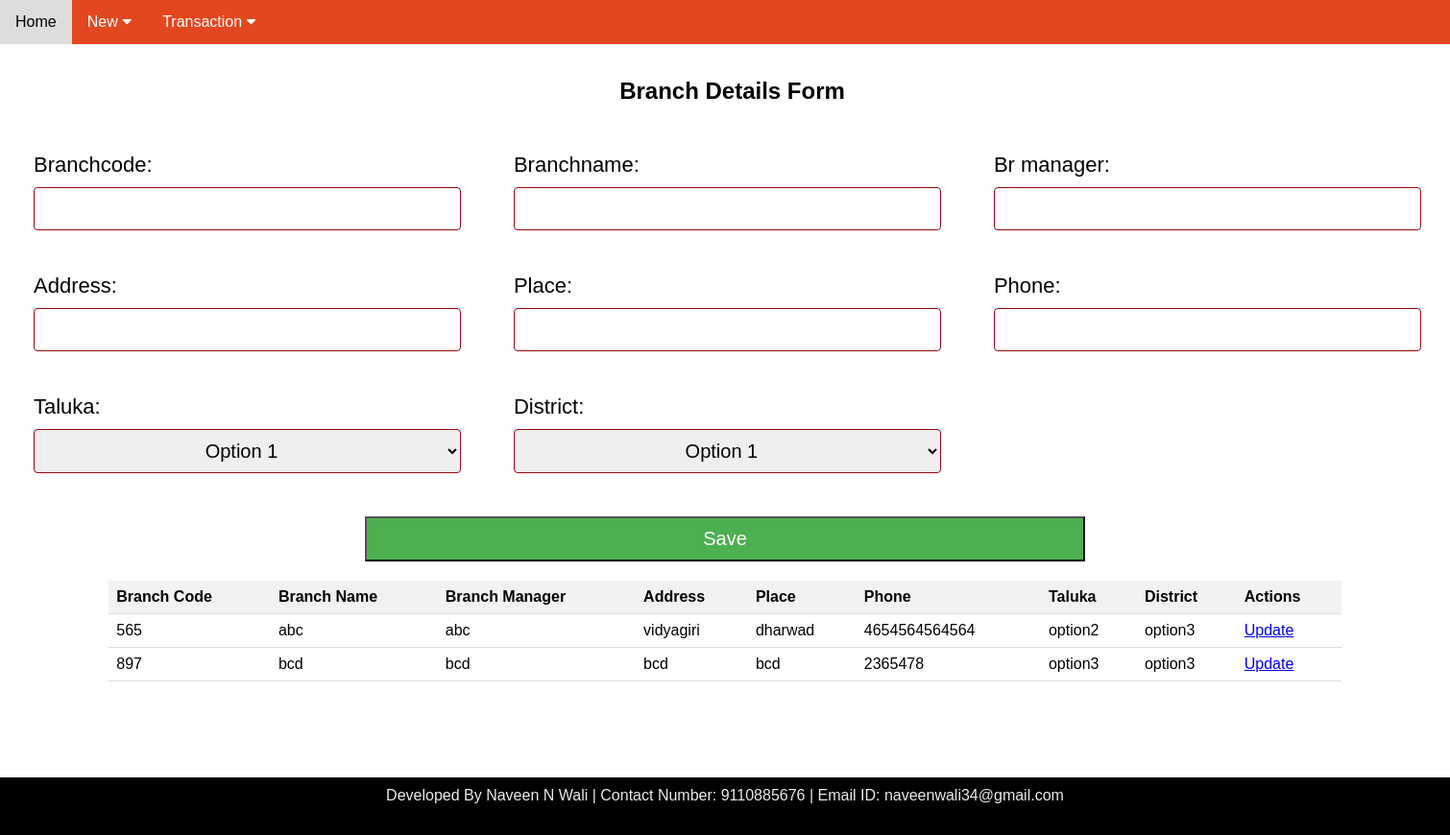
/branch/, run on the app's committed database.
### shgapp/models.py (models this page shows, shortened)
class BranchDetails(models.Model):
    branchcode = models.BigIntegerField()
    branchname = models.CharField(max_length=255)
    br_manager = models.CharField(max_length=255)
    address = models.CharField(max_length=255)
    place = models.CharField(max_length=255)
    phone = models.BigIntegerField()
    taluka = models.CharField(max_length=255)
    district = models.CharField(max_length=255)

### shgapp/views.py (the view)
# urls.py: path('branch/', views.create_branch_view, name='create_branch_view'),
def create_branch_view(request):
    if request.method == 'POST':
        form = BranchDetailsForm(request.POST)
        if form.is_valid():
            form.save()
            messages.success(request, 'Branch details saved successfully.')
            return redirect('create_branch')  # Redirect to a success page or branch list
    else:
        form = BranchDetailsForm()
        message_list = [str(message) for message in messages.get_messages(request)]
    branches = BranchDetails.objects.all()
    return render(request, 'create_branch.html', {'form': form, 'branches': branches,'messages': message_list})

### shgapp/forms.py
class BranchDetailsForm(forms.ModelForm):
    class Meta:
        model = BranchDetails
        fields = '__all__'  # Include all fields from the model

### shgapp/templates/create_branch.html (shortened to what this page needs)
{% extends 'base.html' %}
{% block content %}
<!DOCTYPE html>
<html>
<head>
</head>
<body>
    <h1>Branch Details Form</h1>
    <form method="post">
        <div class="form-group">
            <div class="form-group col-md-4">
            <label for="id_branchcode">Branchcode:</label>
            <input type="number" name="branchcode" min="-9223372036854775808" max="9223372036854775807" required id="id_branchcode">
            </div>
            <div class="form-group col-md-4">
            <label for="id_branchname">Branchname:</label>
            <input type="text" name="branchname" maxlength="255" required id="id_branchname">
            </div>
            <div class="form-group col-md-4">
            <label for="id_br_manager">Br manager:</label>
            <input type="text" name="br_manager" maxlength="255" required id="id_br_manager">
            </div>
        </div>
        <div class="form-group">
            <div class="form-group col-md-4">
            <label for="id_address">Address:</label>
            <input type="text" name="address" maxlength="255" required id="id_address">
            </div>
            <div class="form-group col-md-4">
            <label for="id_place">Place:</label>
            <input type="text" name="place" maxlength="255" required id="id_place">
            </div>
            <div class="form-group col-md-4">
            <label for="id_phone">Phone:</label>
            <input type="number" name="phone" min="-9223372036854775808" max="9223372036854775807" required id="id_phone">
            </div>
        </div>
        <div class="form-group">
            <div class="form-group col-md-4">
            <label for="id_taluka">Taluka:</label>
            <select name="taluka" id="id_taluka" required>
                <option value="option1">Option 1</option>
            </select>
            </div>
            <div class="form-group col-md-4">
            <label for="id_district">District:</label>
            <select name="district" id="id_district" required>
                <option value="option1">Option 1</option>
            </select>
            </div>
        </div>
        <button type="submit">Save</button>
    </form>
    <table>
        <thead>
            <tr>
                <th>Branch Code</th>
                <th>Branch Name</th>
                <th>Branch Manager</th>
                <th>Address</th>
                <th>Place</th>
                <th>Phone</th>
                <th>Taluka</th>
                <th>District</th>
                <th>Actions</th>
            </tr>
        </thead>
        <tbody>
            {% for branch in branches %}
            <tr>
                <td>{{ branch.branchcode }}</td>
                <td>{{ branch.branchname }}</td>
                <td>{{ branch.br_manager }}</td>
                <td>{{ branch.address }}</td>
                <td>{{ branch.place }}</td>
                <td>{{ branch.phone }}</td>
                <td>{{ branch.taluka }}</td>
                <td>{{ branch.district }}</td>
                <td>
                    <a href="{% url 'update_branch' branch.id %}">Update</a>
                </td>
            </tr>
            {% endfor %}
        </tbody>
    </table>
</body>
</html>
{% endblock %}

### shgapp/templates/base.html (shortened to what this page needs)
<!DOCTYPE html>
<html>
<head>
</head>
<body>
    {% include 'header.html' %}
    {% block content %}
    {% endblock %}
    {% include 'footer.html' %}
</body>
</html>

### shgapp/templates/header.html (shortened to what this page needs)
<!DOCTYPE html>
<html>
<head>
  <link rel="stylesheet" href="https://cdnjs.cloudflare.com/ajax/libs/font-awesome/4.7.0/css/font-awesome.min.css">
  <link rel="stylesheet" href="https://cdnjs.cloudflare.com/ajax/libs/font-awesome/5.15.4/css/all.min.css">
</head>
<body>
  <div class="w3-top">
    <div class="w3-bar w3-red w3-card w3-left-align w3-large">
      <a href="{% url 'home' %}" class="w3-bar-item w3-button w3-padding-large w3-white">Home</a>
      <div class="dropdown">
        <button class="dropbtn">New
          <i class="fa fa-caret-down"></i>
        </button>
      </div>
      <div class="dropdown">
        <button class="dropbtn">Transaction
          <i class="fa fa-caret-down"></i>
        </button>
      </div>
    </div>
  </div>
</body>

### shgapp/templates/footer.html (shortened to what this page needs)
      <footer>
        Developed By Naveen N Wali | Contact Number: 9110885676 | Email ID: naveenwali34@gmail.com
    </footer>

### shgapp/templates/header.html (style rules this page uses)
body { font-family: sans-serif; margin: 0; padding: 0; }
footer { position: relative; bottom: -100px; width: 100%; height: 50px; background-color: #000000; text-align: center; margin: auto; padding-top: 10px; color: #ebe9e9; }
.w3-bar { background-color: #e34720; overflow: hidden; }
.w3-bar a { float: left; display: block; color: white; text-align: center; padding: 14px 16px; text-decoration: none; }
.dropdown { float: left; overflow: hidden; }
.dropbtn { font-size: 16px; border: none; outline: none; color: white; padding: 14px 16px; background-color: inherit; font-family: inherit; margin: 0; }

### shgapp/templates/create_branch.html (style rules this page uses)
h1 { font-size: 24px; margin-bottom: 40px; margin-left: 15px; margin-top: 35px; text-align: center; }
form { width: 1500px; margin-top: 50px; margin-left: auto; margin-right: auto; text-align: center; }
.form-group { display: flex; flex-wrap: wrap; margin-bottom: 15px; }
.form-group > .form-group { width: calc(33.33% - 25px); margin-right: 25px; }
label { display: block; margin-bottom: 10px; margin-left: 30px; font-size: 22px; text-align: center; }
input, select { width: 100%; padding: 10px; margin-bottom: 15px; border: 1px solid #940c0c; border-radius: 4px; box-sizing: border-box; margin-left: 30px; font-size: 20px; text-align: center; }
button[type="submit" ] { width: 50%; padding: 10px; background-color: #4CAF50; color: white; cursor: pointer; font-size: 20px; text-align: center; margin: 0 auto; display: block; }
table { width: 85%; margin: 0 auto; border-collapse: collapse; margin-top: 20px; text-align: center; }
th, td { padding: 8px; text-align: left; border-bottom: 1px solid #ddd; }
th { background-color: #f2f2f2; }

### shgapp/templates/footer.html (style rules this page uses)
footer { position: relative; bottom: -100px; width: 100%; height: 50px; background-color: #000000; text-align: center; margin: auto; padding-top: 10px; color: #ebe9e9; }

### data on the page
BranchDetails: branchcode "565", branchname "abc", br_manager "abc", address "vidyagiri", place "dharwad", phone "4654564564564", taluka "option2", district "option3"
BranchDetails: branchcode "897", branchname "bcd", br_manager "bcd", address "bcd", place "bcd", phone "2365478", taluka "option3", district "option3"
